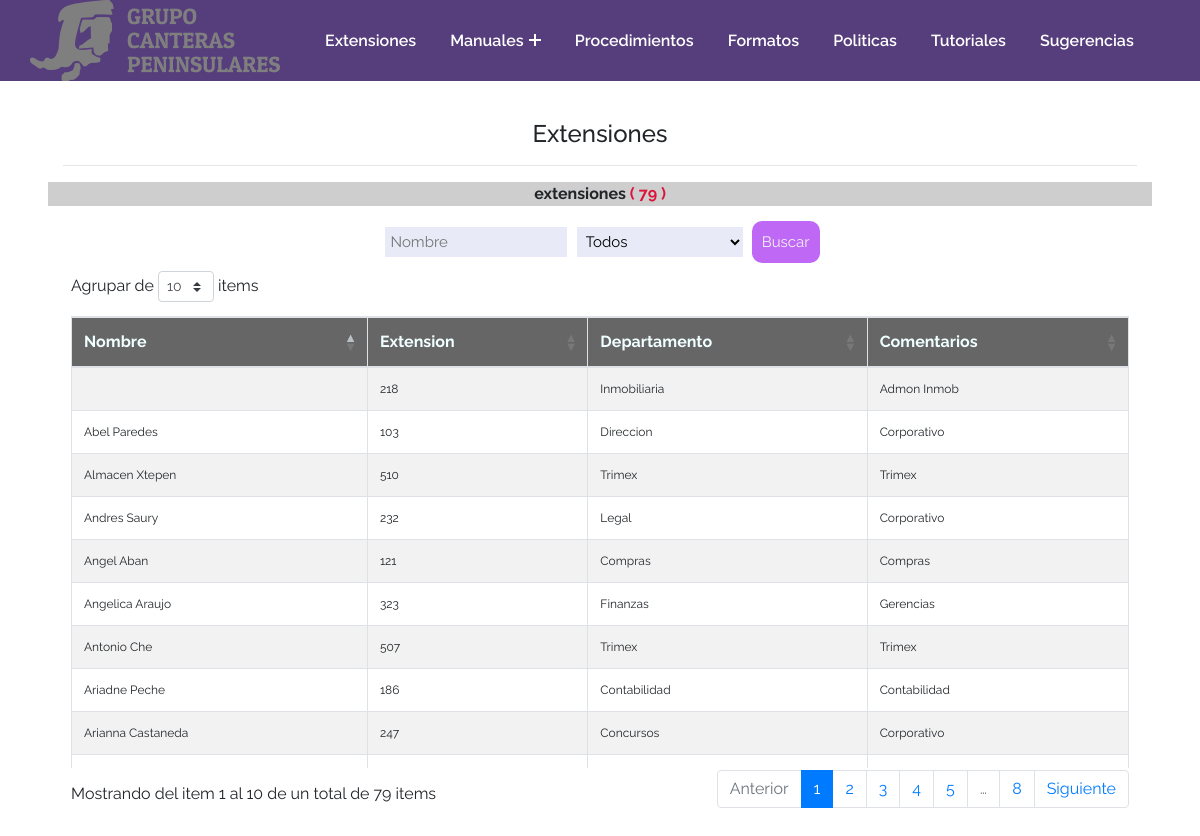
/extensiones.php, run on the app's committed database.
### tables this page shows
CREATE TABLE `empleados`  (
  `id_emp` int(3) NOT NULL AUTO_INCREMENT,
  `nombre` varchar(50) NOT NULL,
  `ext` varchar(25) NOT NULL,
  `depto` varchar(50) NOT NULL,
  `comentarios` varchar(50) NULL DEFAULT NULL,
  PRIMARY KEY (`id_emp`) USING BTREE
);

### extensiones.php (the view, shortened to what this page needs)
<!DOCTYPE html>
<html>
<head>
  <link rel="stylesheet" type="text/css" href="css/bootstrap.css">
  <link rel="stylesheet" type="text/css" href="css/maquinawrite.css">
  <link rel="stylesheet" type="text/css" href="css/style_menu.css">
  <link rel="stylesheet" type="text/css" href="css/estilo_tabla.css">
  <link rel="stylesheet" href="https://cdn.datatables.net/1.10.20/css/dataTables.bootstrap4.min.css">
</head>
<body>
<header class="header">
     <div class="container">
        <div class="header-main">
           <nav class="nav-menu navbar navbar-expand-md  fixed-top"  style="background-color: #563d7c !important;">
           <div class="logo">
               <img  src="img/Logo_Canteras_small.png" >
           </div>
             <ul class="menu">
             <li class="menu-item">
                   <a href="extensiones.php">Extensiones</a>
                </li>
                <li class="menu-item menu-item-has-children">
                   <a href="#" data-toggle="sub-menu">Manuales<i class="plus"></i></a>
                </li>
                <li class="menu-item">
                   <a href="#">Procedimientos</a>
                </li>
                <li class="menu-item">
                   <a href="#">Formatos</a>
                </li>
                <li class="menu-item">
                   <a href="#">Politicas</a>
                </li>
                <li class="menu-item">
                   <a href="#">Tutoriales</a>
                </li>
                <li class="menu-item">
                   <a href="#">Sugerencias</a>
                </li>
             </ul>
           </nav>
        </div>
     </div>
  </header>
<div class="container mt-5 p-5">
<?php
include('config.php');
$where="";
$empleados  = ("SELECT * FROM empleados $where");
$resEmpleados = mysqli_query($con, $empleados);
$cantidad     = mysqli_num_rows($resEmpleados);
?>
<br>
  <h4 class="text-center">
    Extensiones
  </h4>
  <hr>
<div class="row text-center" style="background-color: #cecece">
  <div class="col-md-12">
    <strong>extensiones <span style="color: crimson">  ( <?php echo $cantidad; ?> )</span> </strong>
  </div>
</div>
        <div id="busqueda">
			<form method="post">
				<input type="text" id="input1" placeholder="Nombre" name="xnombre"/>
				<select  id="select1" name="xdepartamento">
					<option value="">Todos </option>
				</select>
				<button name="buscar" type="submit"  id="boton1" >Buscar</button>
			</form>
            </div>
          <div class="col-sm-12">
              <div class="row">
                <div class="col-md-12 p-2">
                 <table id="tablax" class="table table-striped table-bordered" style="width:100%">
                        <thead>
                          <tr>
                             <th scope="col">Nombre</th>
                            <th scope="col">Extension</th>
                            <th scope="col">Departamento</th>
                            <th scope="col">Comentarios</th>
                          </tr>
                        </thead>
                          <?php
                              while ($registroEmpleados = mysqli_fetch_array($resEmpleados)) {
                          ?>
                          <tr>
                            <td><?php echo $registroEmpleados['nombre']; ?></td>
                            <td><?php echo $registroEmpleados['ext']; ?></td>
                            <td><?php echo $registroEmpleados['depto']; ?></td>
                            <td><?php echo $registroEmpleados['comentarios']; ?></td>
                          </tr>
                        <?php }
                        ?>
                  </table>
                </div>
              </div>
          </div>
</body>
</html>

### css/style_menu.css (style rules this page uses)
body { line-height: 1.5; font-family: 'Raleway', sans-serif; font-weight: 400; }
* { margin:0; box-sizing: border-box; }
.container { max-width: 1170px; margin:auto; }
ul { list-style: none; margin:0; padding:0; }
a { text-decoration: none; }
.header { position: absolute; width: 100%; left:0; top:0; z-index: 99; padding: 15px; }
.header-main { background-color: #ffffff; display: flex; justify-content: space-between; align-items: center; padding: 10px 0; border-radius: 4px; }
.header .logo { padding: 0 15px; }
.header .nav-menu { padding: 0 15px; }
.header .menu > .menu-item { display: inline-block; margin-left: 30px; position: relative; }
.header .menu > .menu-item > a { display: block; padding: 12px 0; font-size: 16px; color: #fff; text-transform: capitalize; font-weight: 600; transition: all 0.3s ease; }
.header .menu > .menu-item > a .plus { display: inline-block; height: 12px; width: 12px; position: relative; margin-left:5px; pointer-events: none; }
.header .menu > .menu-item > a .plus:before, .header .menu > .menu-item > a .plus:after { content:''; position: absolute; box-sizing: border-box; left: 50%; top:50%; background-color: #fff; height: 2px; width: 100%; transform: translate(-50%,-50%); transition: all 0.3s ease; }
.header .menu > .menu-item > a .plus:after { transform: translate(-50%,-50%) rotate(-90deg); }
#busqueda { text-align: center; margin-top: 15px; width: 100%; height: auto; display: inline-block; }
select { background: #E8EBF7; border: none; font-size: 15px; height: 30px; padding: 5px; }
#select1 { margin-left: 5px; }
input { background: #E8EBF7; border: none; font-size: 15px; height: 30px; padding: 5px; }
#input1 { margin-left: 5px; }
#boton1 { border: none; background: #BF68F5; color: #f2f2f2; padding: 10px; margin-left: 5px; font-size: 15px; border-radius: 10px; position: relative; box-sizing: border-box; transition: all 500ms ease; }

### css/estilo_tabla.css (style rules this page uses)
table tr th { background: rgba(0, 0, 0, .6); color: azure; }
tbody tr { font-size: 12px !important; }

### data on the page
empleados: nombre "Abel Paredes", ext "103", depto "Direccion", comentarios "Corporativo"
empleados: ext "218", depto "Inmobiliaria", comentarios "Admon Inmob"
empleados: nombre "Andres Saury", ext "232", depto "Legal", comentarios "Corporativo"
empleados: nombre "Arianna Castaneda", ext "247", depto "Concursos", comentarios "Corporativo"
empleados: nombre "Angelica Araujo", ext "323", depto "Finanzas", comentarios "Gerencias"
empleados: nombre "Antonio Che", ext "507", depto "Trimex", comentarios "Trimex"
empleados: nombre "Almacen Xtepen", ext "510", depto "Trimex", comentarios "Trimex"
empleados: nombre "Ariadne Peche", ext "186", depto "Contabilidad", comentarios "Contabilidad"
empleados: nombre "Angel Aban", ext "121", depto "Compras", comentarios "Compras"

### other printed values
$cantidad "79"
